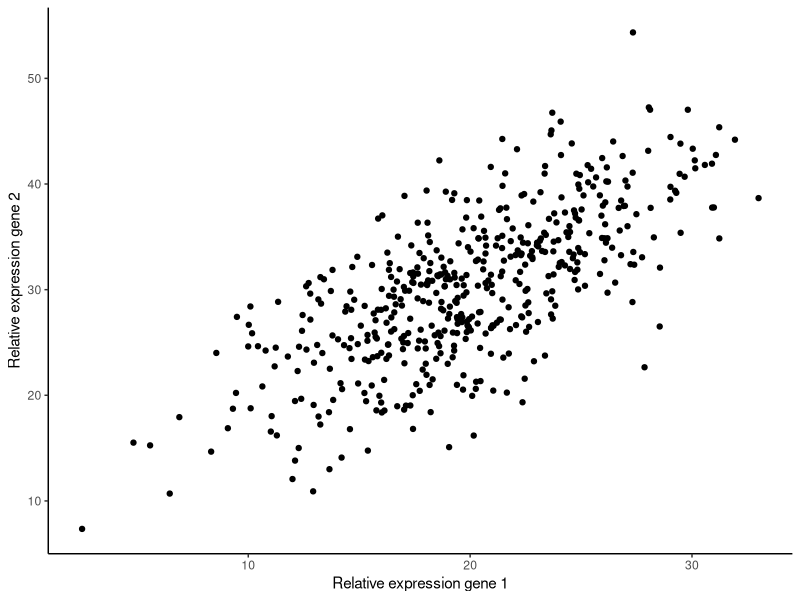

Reproduce this figure in R.
# Packages
library(ggplot2)

# 1 Simulating data
set.seed(5)

gene_1 <- rnorm(500, mean = 20, sd = 5)
gene_2 <- gene_1 + rnorm(500, mean = 10, sd = 5)

data_gene <- data.frame(
  gene_1,
  gene_2
)

# 2 Scatter Plot
scatter_gene <- ggplot(data_gene, aes(gene_1, gene_2)) +
  geom_point() +
  xlab("Relative expression gene 1") +
  ylab("Relative expression gene 2") +
  theme_classic()

# 3 Save Plot
ggsave(filename = "graphs/scatter_plot_genes.jpeg", plot = scatter_gene)